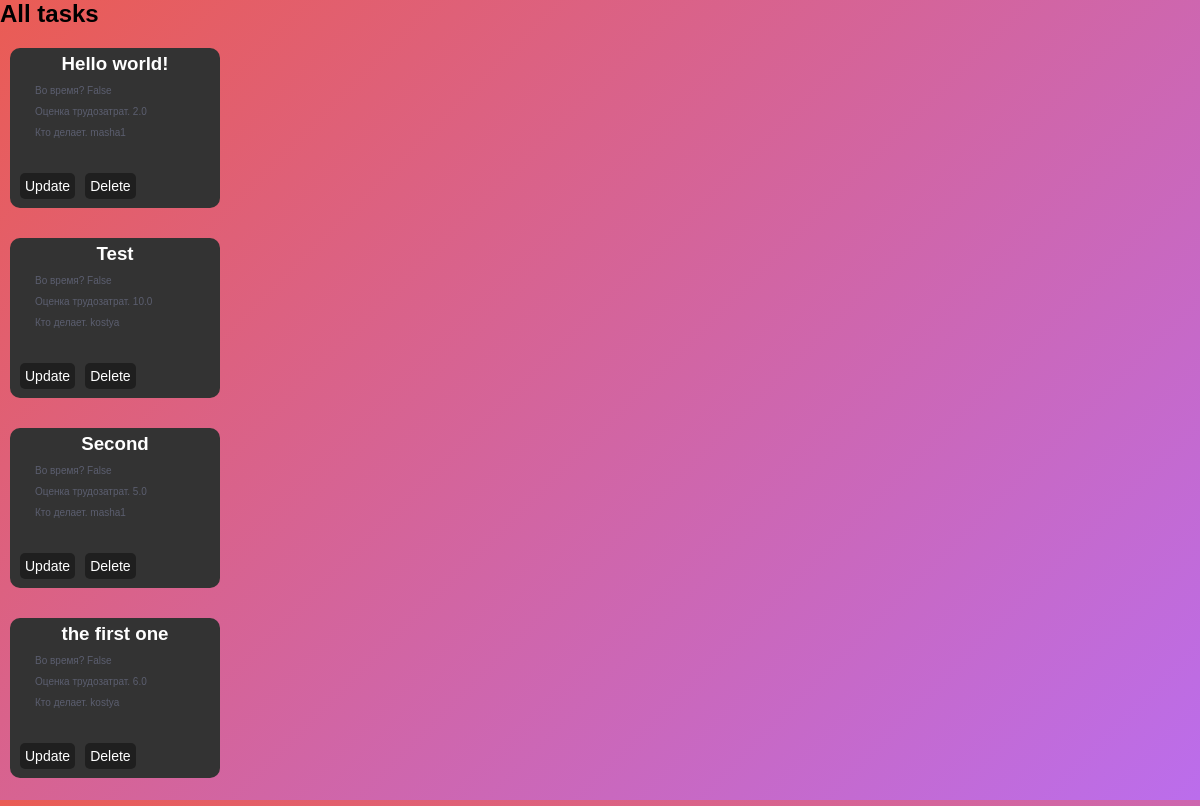
/tasks/list/, run on the app's committed database.
### tasks/models.py (models this page shows, shortened)
class Tasks(models.Model):
	user = models.ForeignKey(settings.AUTH_USER_MODEL, on_delete=models.CASCADE, verbose_name="Пользователь")
	title = models.CharField(max_length=500, null=True, blank=True, verbose_name="Заголовок")
	creationdate = models.DateTimeField(auto_now_add=True, verbose_name="Дата создания")
	datetime_start = models.DateTimeField(null=True, blank=True, verbose_name="Время начала")
	datetime_end = models.DateTimeField(null=True, blank=True, verbose_name="Время окончания")
	need_hours = models.FloatField(null=True, blank=True, verbose_name="Необходимое время")
	spent_hours = models.IntegerField(null=True, blank=True, verbose_name="Затраченое время")
	in_time = models.BooleanField(default=False, verbose_name="Во время?")
	comments = models.TextField(null=True, blank=True, verbose_name="Комментарии")
	closed = models.BooleanField(default=False, null=True, blank=True, verbose_name="Закрыта ли задача")
	class Meta:
		verbose_name = "Задание"
		verbose_name_plural = "Задания"
	def get_delete_url(self):
		return "/tasks/{}/delete".format(self.pk)
	def get_update_url(self):
		return "/tasks/{}/update".format(self.pk)

### tasks/views.py (the view)
# urls.py: path('list/', list_view, name='tasks_list'),
def list_view(request):
	tasks = Tasks.objects.all()
	context = {
		'objects_list': tasks,
	}
	return render(request, "tasks/list.html" ,context)

### tasks/templates/tasks/list.html
{% extends 'base.html' %}
{% block content %}
	<h2>All tasks</h2>
	<div class="list-form">
		<ul>
			{% for object in objects_list %}
				<li>
					<div id="task-form">
						<div class="task-title"><h3>{{ object.title }}<h3></div>
						<div class="task-intime"><p>Во время? {{ object.in_time }}</p></div>
						<div class="task-need_hours"><p>Оценка трудозатрат. {{ object.need_hours }}</p></div>
						<div class="task-user"><p>Кто делает. {{ object.user }}</p></div>
						<a href="{{ object.get_update_url }}">
							<button class="btn-upd">Update</button>
						</a>
						<a href="{{ object.get_delete_url }}">
							<button class="btn-del">Delete</button>
						</a>
					</div>
				</li>
			{% endfor %}
		</ul>
	</div>
{% endblock %}

### static/css/style.css (style rules this page uses)
* { margin: 0; padding: 0; font-family: "montserrat",sans-serif; }
body { -webkit-perspective: 800px; perspective: 800px; height: 100vh; margin: 0; overflow: hidden; font-family: 'Gudea', sans-serif; background: #EA5C54; background: linear-gradient(135deg, #EA5C54 0%, #bb6dec 100%); filter: progid:DXImageTransform.Microsoft.gradient( startColorstr='#EA5C54 ', endColorstr='#bb6dec',GradientType=1 ); }
body p { color: #5B5E6F; font-size: 10px; text-align: left; }
.list-form { display: inline-block; width: 100%; height: 100%; }
#task-form { height: 150px; width: 200px; background: #333333; color: white; font-family: 'Century Gothic',sans-serif; border-radius: 10px; text-align: center; margin: 0 10px 10px 10px; padding: 10px 0; display: inline-block; }
.task-intime, .task-need_hours , .task-user, p { margin: 10px; }
#task-form, .btn-upd, .btn-del, .btn-run { padding: 5px; margin-top: 20px; text-align: center; }
.btn-upd, .btn-del, .btn-run { border-radius: 5px; font-size: 14px; color: white; background: rgba(0, 0, 0, 0.4); border: none; }
.btn-upd, .btn-del, .btn-run, a { color: white; float: left; padding: 5px; cursor: pointer; }
.btn-close, a { color: white; float: left; padding: 5px; cursor: pointer; }

### data on the page
Tasks: title "Hello world!", in_time "False", need_hours "2.0", user "masha1"
Tasks: title "Test", in_time "False", need_hours "10.0", user "kostya"
Tasks: title "Second", in_time "False", need_hours "5.0", user "masha1"
Tasks: title "the first one", in_time "False", need_hours "6.0", user "kostya"
